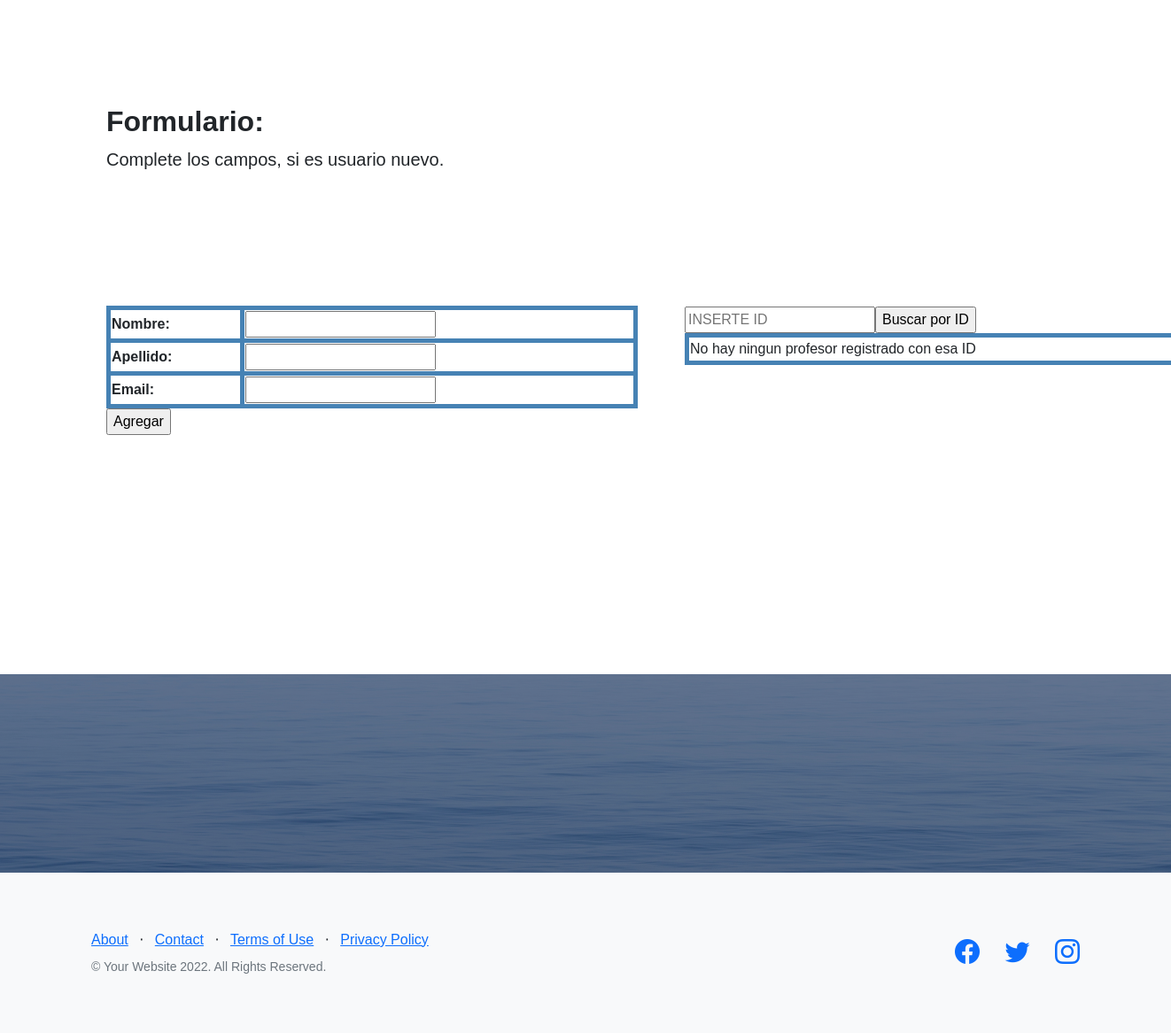
The app's page /AppCoder/profesores/ (lower part), older data.
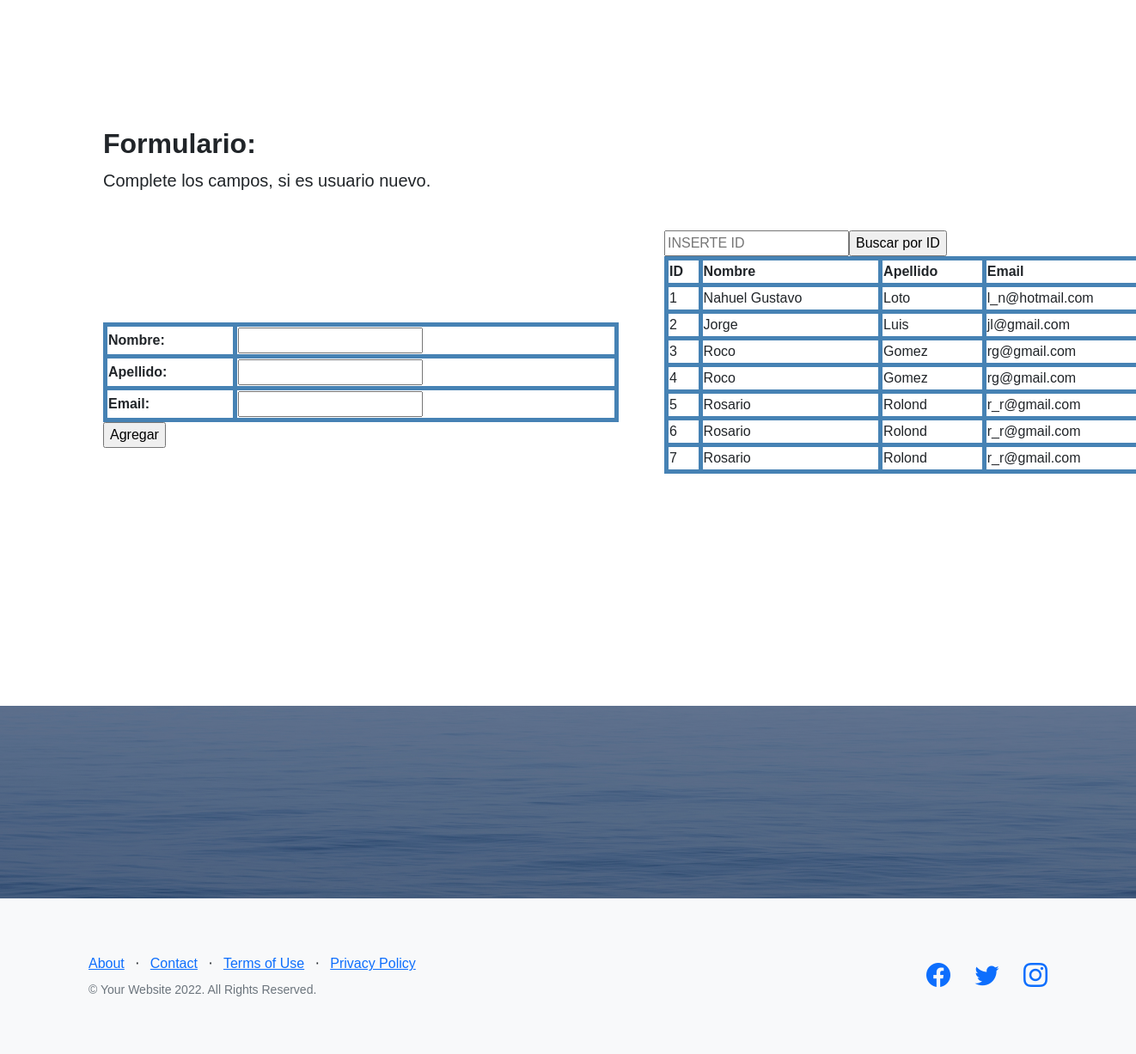
The same page, newer data.
### AppCoder/models.py (models this page shows)
class Profesor(models.Model):
    nombre=models.CharField(max_length=50)
    apellido=models.CharField(max_length=50)
    email=models.EmailField(max_length=50)

### AppCoder/views.py (the view)
# urls.py: path("profesores/", profesores, name="profesores"),
def profesores(request):
    if request.method == "POST":
        form = ProfesorForm(request.POST)
        if form.is_valid():
            profesor = Profesor()
            profesor.nombre = form.cleaned_data["nombre"]
            profesor.apellido = form.cleaned_data["apellido"]
            profesor.email = form.cleaned_data["email"]
            profesor.save()
            form = ProfesorForm()
    else:
        form = ProfesorForm()
    profesores = Profesor.objects.all()
    context = {"profesores": profesores, "form" : form}
    return render(request, "profesores.html", context)

### AppCoder/forms.py
class ProfesorForm(forms.Form):
    nombre=forms.CharField(max_length=50)
    apellido=forms.CharField(max_length=50)
    email=forms.EmailField(max_length=50)

### AppCoder/templates/profesores.html (shortened to what this page needs)
{% extends "padre.html" %}
{% load static %}
{% block contenido_que_cambia %}
    <section class="showcase">
        <div class="container-fluid p-2">
            <div class="row g-0">
                <div class="col-lg-4 order-lg-2 my-auto showcase-text">
                    <div id="main-container">
                        <table>
                            <tbody>
                                <form action="{% url 'buscarProfesor' %}" method="GET">
                                    <input type="number" name="id" id="id" placeholder="INSERTE ID">
                                    <input type="submit" value="Buscar por ID">
                                </form>
                                {% if profesores %}
                                <tr>
                                    <th>ID</th>
                                    <th>Nombre</th>
                                    <th>Apellido</th>
                                    <th>Email</th>
                                </tr>
                                {% for profesor in profesores %}
                                <tr>
                                    <td>
                                        {{profesor.id}}
                                    </td>
                                    <td>
                                        {{profesor.nombre}}
                                    </td>
                                    <td>
                                        {{profesor.apellido}}
                                    </td>
                                    <td>
                                        {{profesor.email}}
                                    </td>
                                </tr>
                                {% endfor %}
                                {% else %}
                                <td>No hay ningun profesor registrado con esa ID</td>
                                {% endif %}
                            </tbody>
                        </table>
                    </div>
                </div>
                <div class="col-lg-6 order-lg-1 my-auto showcase-text">
                    <h2>Formulario:</h2>
                    <p class="lead mb-0">Complete los campos, si es usuario nuevo.</p>
                    <div id="main-container">
                        <table>
                            <form action="" method="post">
                                <table>
                                    {{ form }}
                                </table>
                                <table>
                                    <input type="submit" value="Agregar"/>
                                </table>
                            </form>
                        </table>
                    </div>
                </div>
            </div>
        </div>
    </section>
{% endblock %}

Row changes from the older to the newer data that the page shows:
added Profesor: id "1", nombre "Nahuel Gustavo", apellido "Loto", email "l_n@hotmail.com"
added Profesor: id "2", nombre "Jorge", apellido "Luis", email "jl@gmail.com"
added Profesor: id "3", nombre "Roco", apellido "Gomez", email "rg@gmail.com"
added Profesor: id "4", nombre "Roco", apellido "Gomez", email "rg@gmail.com"
added Profesor: id "5", nombre "Rosario", apellido "Rolond", email "r_r@gmail.com"
added Profesor: id "6", nombre "Rosario", apellido "Rolond", email "r_r@gmail.com"
added Profesor: id "7", nombre "Rosario", apellido "Rolond", email "r_r@gmail.com"
Text that changed along with them:
text no longer shown: "No hay ningun profesor registrado con esa ID"
text now shown: "ID Nombre Apellido Email"
